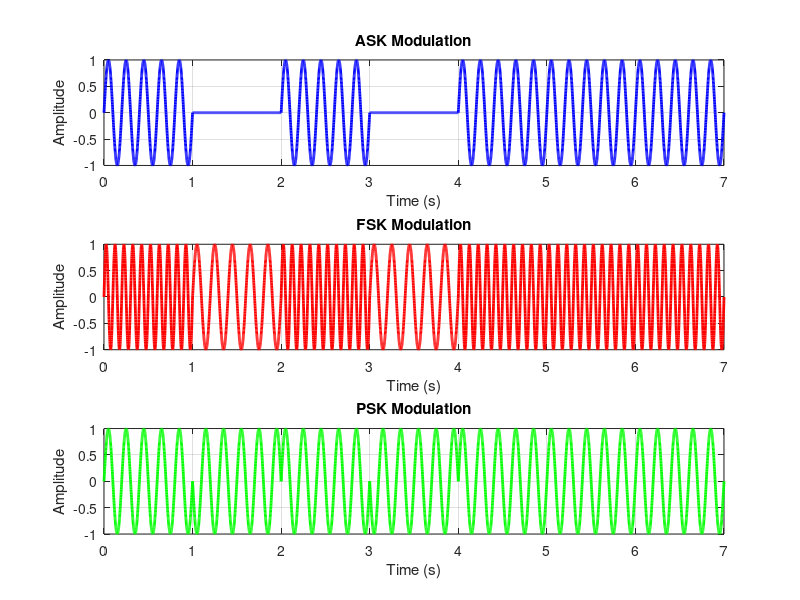

MATLAB code to generate this figure:
%% ASK, FSK, and PSK Modulation
clear all;
close all;
clc;

%% Input Binary Data
bit = [1 0 1 0 1 1 1];

%% General Parameters
fs = 1000;          % Sampling frequency
Tb = 1;             % Bit duration
t_bit = 0:1/fs:Tb;  % Time vector for one bit

%% ASK Modulation
f_ask = 5;          % Carrier frequency for ASK
ask_signal = [];
ask_time = [];

for i = 1:length(bit)
    if bit(i) == 1
        sig = sin(2*pi*f_ask*t_bit);
    else
        sig = zeros(1, length(t_bit));
    end

    ask_signal = [ask_signal sig];
    ask_time = [ask_time t_bit + (i-1)*Tb];
end

%% FSK Modulation
f0 = 5;             % Frequency for bit 0
f1 = 10;            % Frequency for bit 1
fsk_signal = [];
fsk_time = [];

for i = 1:length(bit)
    if bit(i) == 1
        sig = sin(2*pi*f1*t_bit);
    else
        sig = sin(2*pi*f0*t_bit);
    end

    fsk_signal = [fsk_signal sig];
    fsk_time = [fsk_time t_bit + (i-1)*Tb];
end

%% PSK Modulation
f_psk = 5;          % Carrier frequency for PSK
psk_signal = [];
psk_time = [];

for i = 1:length(bit)
    if bit(i) == 1
        sig = sin(2*pi*f_psk*t_bit);
    else
        sig = -sin(2*pi*f_psk*t_bit);
    end

    psk_signal = [psk_signal sig];
    psk_time = [psk_time t_bit + (i-1)*Tb];
end

%% Plotting
figure('Name', 'ASK, FSK, and PSK Modulation', 'NumberTitle', 'off');

subplot(3,1,1);
plot(ask_time, ask_signal, 'b', 'LineWidth', 2);
title('ASK Modulation');
xlabel('Time (s)');
ylabel('Amplitude');
grid on;

subplot(3,1,2);
plot(fsk_time, fsk_signal, 'r', 'LineWidth', 2);
title('FSK Modulation');
xlabel('Time (s)');
ylabel('Amplitude');
grid on;

subplot(3,1,3);
plot(psk_time, psk_signal, 'g', 'LineWidth', 2);
title('PSK Modulation');
xlabel('Time (s)');
ylabel('Amplitude');
grid on;
